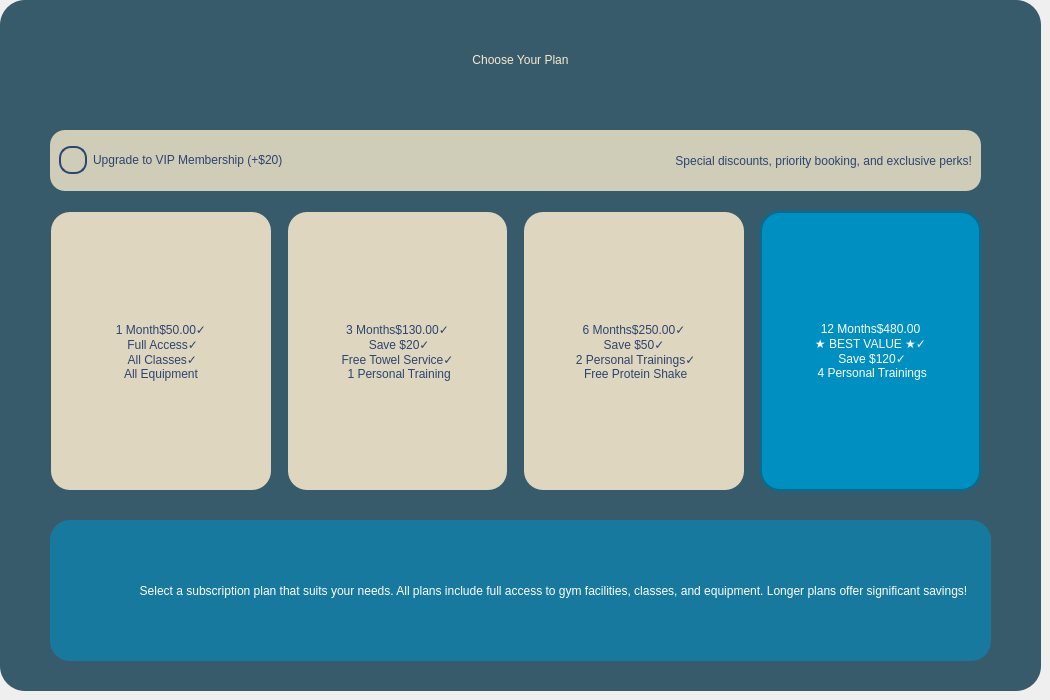
       <widget class="QWidget" name="Subscription">
        <widget class="QWidget" name="Pricing" native="true">
         <property name="geometry">
          <rect>
           <x>0</x>
           <y>0</y>
           <width>1041</width>
           <height>691</height>
          </rect>
         </property>
         <property name="styleSheet">
          <string notr="true">background-color: rgb(55, 91, 106);border-radius: 25px;</string>
         </property>
         <widget class="QLabel" name="label_227">
          <property name="geometry">
           <rect>
            <x>0</x>
            <y>20</y>
            <width>1041</width>
            <height>81</height>
           </rect>
          </property>
          <property name="whatsThis">
           <string>&lt;html&gt;&lt;head/&gt;&lt;body&gt;&lt;p align=&quot;center&quot;&gt;&lt;br/&gt;&lt;/p&gt;&lt;/body&gt;&lt;/html&gt;</string>
          </property>
          <property name="styleSheet">
           <string notr="true">color: rgb(249, 234, 205);background-color: transparent;font: 36pt &quot;Yeasty Flavors&quot;;</string>
          </property>
          <property name="text">
           <string>&lt;html&gt;&lt;head/&gt;&lt;body&gt;&lt;p align=&quot;center&quot;&gt;Choose Your Plan&lt;/p&gt;&lt;/body&gt;&lt;/html&gt;</string>
          </property>
         </widget>
         <widget class="QWidget" name="subscriptionOptionsContainer" native="true">
          <property name="geometry">
           <rect>
            <x>30</x>
            <y>110</y>
            <width>971</width>
            <height>401</height>
           </rect>
          </property>
          <property name="styleSheet">
           <string notr="true">border-radius: 20px;</string>
          </property>
          <layout class="QVBoxLayout" name="verticalLayout_subscription">
           <property name="spacing">
            <number>20</number>
           </property>
           <property name="leftMargin">
            <number>20</number>
           </property>
           <property name="topMargin">
            <number>20</number>
           </property>
           <property name="rightMargin">
            <number>20</number>
           </property>
           <property name="bottomMargin">
            <number>20</number>
           </property>
           <item>
            <widget class="QWidget" name="vipWidget" native="true">
             <property name="minimumSize">
              <size>
               <width>0</width>
               <height>50</height>
              </size>
             </property>
             <property name="styleSheet">
              <string notr="true">background-color: rgba(249, 234, 205, 200);border-radius: 15px;</string>
             </property>
             <layout class="QHBoxLayout" name="horizontalLayout_vip">
              <item>
               <widget class="QCheckBox" name="vipCheckBox">
                <property name="styleSheet">
                 <string notr="true">QCheckBox {    color: #2B4570;    font: bold 16pt &quot;Yeasty Flavors&quot;;    background-color: transparent;}QCheckBox::indicator {    width: 24px;    height: 24px;    border: 2px solid #2B4570;    border-radius: 12px;}QCheckBox::indicator:checked {    background-color: #008FC1;    border: 2px solid #2B4570;    image: url(:/img/images/check.png);}</string>
                </property>
                <property name="text">
                 <string>Upgrade to VIP Membership (+$20)</string>
                </property>
               </widget>
              </item>
              <item>
               <widget class="QLabel" name="vipBenefitsLabel">
                <property name="styleSheet">
                 <string notr="true">font: italic 12pt &quot;Yeasty Flavors&quot;;color: #2B4570;background-color: transparent;</string>
                </property>
                <property name="text">
                 <string>Special discounts, priority booking, and exclusive perks!</string>
                </property>
                <property name="alignment">
                 <set>Qt::AlignmentFlag::AlignRight|Qt::AlignmentFlag::AlignTrailing|Qt::AlignmentFlag::AlignVCenter</set>
                </property>
               </widget>
              </item>
             </layout>
            </widget>
           </item>
           <item>
            <layout class="QHBoxLayout" name="subscriptionButtonsLayout">
             <property name="spacing">
              <number>15</number>
             </property>
             <item>
              <widget class="QPushButton" name="subBtn1m">
               <property name="minimumSize">
                <size>
                 <width>0</width>
                 <height>280</height>
                </size>
               </property>
               <property name="styleSheet">
                <string notr="true">QPushButton {    background-color: rgba(249, 234, 205, 220);    color: #2B4570;    font: bold 16pt &quot;Yeasty Flavors&quot;;    border-radius: 20px;    padding: 15px;    text-align: center;    border: 2px solid transparent;}QPushButton:hover {    background-color: rgba(249, 234, 205, 255);    border: 2px solid #008FC1;}QPushButton:pressed {    background-color: #008FC1;    color: white;}</string>
               </property>
               <property name="text">
                <string>1 Month$50.00✓ 
 Full Access✓
 All Classes✓ 
All Equipment</string>
               </property>
              </widget>
             </item>
             <item>
              <widget class="QPushButton" name="subBtn3m">
               <property name="minimumSize">
                <size>
                 <width>0</width>
                 <height>280</height>
                </size>
               </property>
               <property name="styleSheet">
                <string notr="true">QPushButton {    background-color: rgba(249, 234, 205, 220);    color: #2B4570;    font: bold 16pt &quot;Yeasty Flavors&quot;;    border-radius: 20px;    padding: 0px;    text-align: center;    border: 2px solid transparent;}QPushButton:hover {    background-color: rgba(249, 234, 205, 255);    border: 2px solid #008FC1;}QPushButton:pressed {    background-color: #008FC1;    color: white;}</string>
               </property>
               <property name="text">
                <string>3 Months$130.00✓
 Save $20✓ 
Free Towel Service✓
 1 Personal Training</string>
               </property>
              </widget>
             </item>
             <item>
              <widget class="QPushButton" name="subBtn6m">
               <property name="minimumSize">
                <size>
                 <width>0</width>
                 <height>280</height>
                </size>
               </property>
               <property name="styleSheet">
                <string notr="true">QPushButton {    background-color: rgba(249, 234, 205, 220);    color: #2B4570;    font: bold 16pt &quot;Yeasty Flavors&quot;;    border-radius: 20px;    padding: 0px;    text-align: center;    border: 2px solid transparent;}QPushButton:hover {    background-color: rgba(249, 234, 205, 255);    border: 2px solid #008FC1;}QPushButton:pressed {    background-color: #008FC1;    color: white;}</string>
               </property>
               <property name="text">
                <string>6 Months$250.00✓ 
Save $50✓
 2 Personal Trainings✓
 Free Protein Shake</string>
               </property>
              </widget>
             </item>
             <item>
              <widget class="QPushButton" name="subBtn12m">
               <property name="minimumSize">
                <size>
                 <width>0</width>
                 <height>280</height>
                </size>
               </property>
               <property name="styleSheet">
                <string notr="true">QPushButton {    background-color: #008FC1;    color: white;    font: bold 16pt &quot;Yeasty Flavors&quot;;    border-radius: 20px;    padding: 5px;    text-align: center;    border: 2px solid #006F91;}QPushButton:hover {    background-color: #006F91;}QPushButton:pressed {    background-color: #004F71;}</string>
               </property>
               <property name="text">
                <string>12 Months$480.00
★ BEST VALUE ★✓
 Save $120✓
 4 Personal Trainings</string>
               </property>
              </widget>
             </item>
            </layout>
           </item>
          </layout>
         </widget>
         <widget class="QWidget" name="subscriptionInfoWidget" native="true">
          <property name="geometry">
           <rect>
            <x>50</x>
            <y>520</y>
            <width>941</width>
            <height>141</height>
           </rect>
          </property>
          <property name="styleSheet">
           <string notr="true">background-color: rgba(0, 143, 193, 150);border-radius: 20px;</string>
          </property>
          <layout class="QHBoxLayout" name="horizontalLayout_info">
           <item>
            <widget class="QLabel" name="infoIcon">
             <property name="minimumSize">
              <size>
               <width>60</width>
               <height>60</height>
              </size>
             </property>
             <property name="maximumSize">
              <size>
               <width>60</width>
               <height>60</height>
              </size>
             </property>
             <property name="styleSheet">
              <string notr="true">background-color: transparent;</string>
             </property>
             <property name="text">
              <string/>
             </property>
             <property name="pixmap">
              <pixmap>:/img/images/info.png</pixmap>
             </property>
             <property name="scaledContents">
              <bool>true</bool>
             </property>
            </widget>
           </item>
           <item>
            <widget class="QLabel" name="subscriptionInfoLabel">
             <property name="styleSheet">
              <string notr="true">color: white;border-radius: 20px;padding: 15px;font: 16pt &quot;Yeasty Flavors&quot;;background-color: transparent;</string>
             </property>
             <property name="text">
              <string>Select a subscription plan that suits your needs. All plans include full access to gym facilities, classes, and equipment. Longer plans offer significant savings!</string>
             </property>
             <property name="alignment">
              <set>Qt::AlignmentFlag::AlignCenter</set>
             </property>
             <property name="wordWrap">
              <bool>true</bool>
             </property>
            </widget>
           </item>
          </layout>
         </widget>
        </widget>
       </widget>
